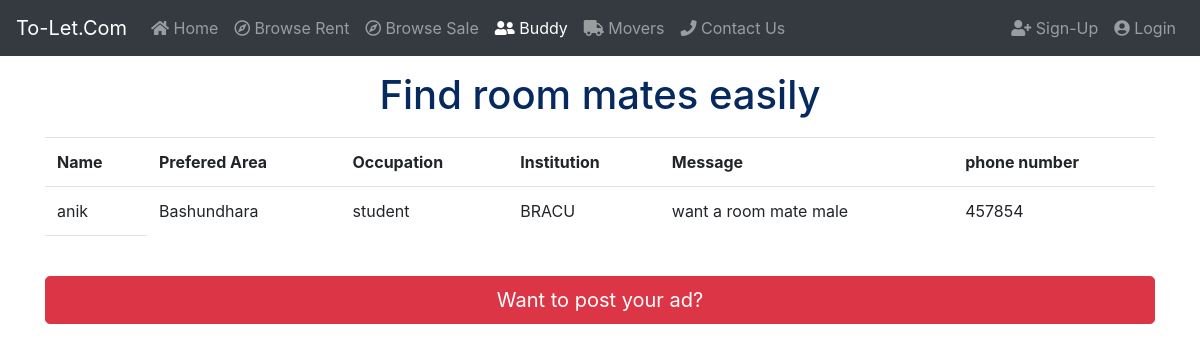
The app's page /buddy.php with its own data.
### tables this page shows
CREATE TABLE `user_info` (
  `id` int(11) NOT NULL,
  `name` varchar(100) NOT NULL,
  `address` varchar(200) NOT NULL,
  `phone` int(11) NOT NULL,
  `phone2` int(11) DEFAULT NULL,
  `email` varchar(100) DEFAULT NULL,
  `password` varchar(11) NOT NULL,
  `ad_id` int(11) DEFAULT NULL,
  `buddy_id` int(11) DEFAULT NULL,
  `mover_id` int(11) DEFAULT NULL
);

CREATE TABLE `buddy` (
  `buddy_id` int(11) NOT NULL,
  `preferedArea` varchar(100) NOT NULL,
  `occupation` varchar(100) NOT NULL,
  `institution` varchar(100) NOT NULL,
  `message` varchar(150) NOT NULL
);

### buddy.php (the view, shortened to what this page needs)
<?php
include('connection.php');
?>
<!DOCTYPE html>
<html>
<head>
	<link rel="stylesheet" href="https://maxcdn.bootstrapcdn.com/bootstrap/4.0.0-beta.2/css/bootstrap.min.css">
	<link rel="stylesheet" href="https://use.fontawesome.com/releases/v5.0.13/css/all.css">
	<link rel="stylesheet" type="text/css" href="buddy.css">
</head>
<body>
	<nav class="navbar navbar-expand-lg navbar-dark bg-dark">
   <a class="navbar-brand" href="index.php">To-Let.Com</a>
   <div class="collapse navbar-collapse" id="navbarNav">
     <ul class="navbar-nav">
       <li class="nav-item ">
         <a class="nav-link" href="index.php"><i class="fas fa-home"></i>
           Home <span class="sr-only">(current)</span></a>
         </li>
         <li class="nav-item">
           <a class="nav-link " href="browseRent.php"><i class="far fa-compass"></i> Browse Rent</a>
         </li>
         <li class="nav-item">
           <a class="nav-link" href="browseSale.php"><i class="far fa-compass"></i> Browse Sale</a>
         </li>
         <li class="nav-item">
           <a class="nav-link active" href="buddy.php"><i class="fas fa-user-friends"></i> Buddy</a>
         </li>
         <li class="nav-item">
           <a class="nav-link " href="movers.php"><i class="fas fa-truck"></i></i> Movers</a>
         </li>
	      <li class="nav-item">
         <a class="nav-link" href="contact.html"><i class="fas fa-phone"></i> Contact Us</a>
       </li>
     </ul>
     <?php
     include ('session.php');
     ?>
   </div>
 </nav>
<div class="container">
	<h1>Find room mates easily</h1>
	<table class="table">
		<tr>
			<th>Name</th>
			<th>Prefered Area</th>
			<th>Occupation</th>
			<th>Institution</th>
			<th>Message</th>
			<th>phone number</th>
		</tr>
		     <?php
$query="SELECT * FROM user_info, buddy WHERE user_info.buddy_id=buddy.buddy_id";
$results = mysqli_query($conn, $query);
if(mysqli_num_rows($results)>0){
     while($row = mysqli_fetch_assoc($results)){
         echo "<tr>
            <td>".$row["name"]."</td>
            <td>".$row["preferedArea"]."</td>
            <td>".$row["occupation"]."</td>
            <td>".$row["institution"]."</td>
            <td>".$row["message"]."</td>
            <td>".$row["phone"]."</td>
            </tr>";
     }
}else{
    echo "Problem getting the data";
}
?>
		<td></td>
	</table>
				<button class="btn btn-lg btn-danger btn-block"><a href="buddySignUp.php">Want to post your ad?</a></button>
</div>
	</body>
	</html>

### buddy.css (style rules this page uses)
h1 { text-align: center; color: #062960; padding-top: 15px; padding-bottom: 10px; }
a { color: white; }
button { color: white; }

### records on screen
user_info: name "anik", buddy.preferedArea "Bashundhara", buddy.occupation "student", buddy.institution "BRACU", buddy.message "want a room mate male", phone "457854"
